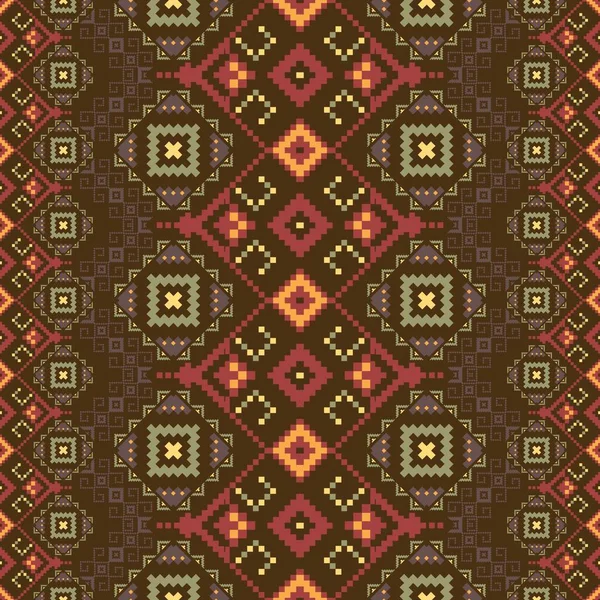
#> input picture the2/yigit_works/THE2_Images/a1.png, 600 x 600 px; its folder holds only this picture in this run
$ python the2.py   (older library calls are emulated)
#> lines starting #> are read from the running program, lines starting #| are printed output that depends on the picture
# CENG 466 THE2
# Mert Uludoğan 2380996
# Yiğitcan Özcan 2521847

import numpy as np
import cv2
import os
import pywt
from scipy.fftpack import dct, idct
from skimage.metrics import mean_squared_error


### COMMON FUNCTIONS ###
input_folder = 'THE2_Images/'
output_folder = 'THE2_Images/'


def read_image(filename, gray_scale=False):
    # CV2 is just a suggestion you can use other libraries as well
#> called with filename = 'a1.png', gray_scale = True
    if gray_scale:
        img = cv2.imread(input_folder + filename, cv2.IMREAD_GRAYSCALE)
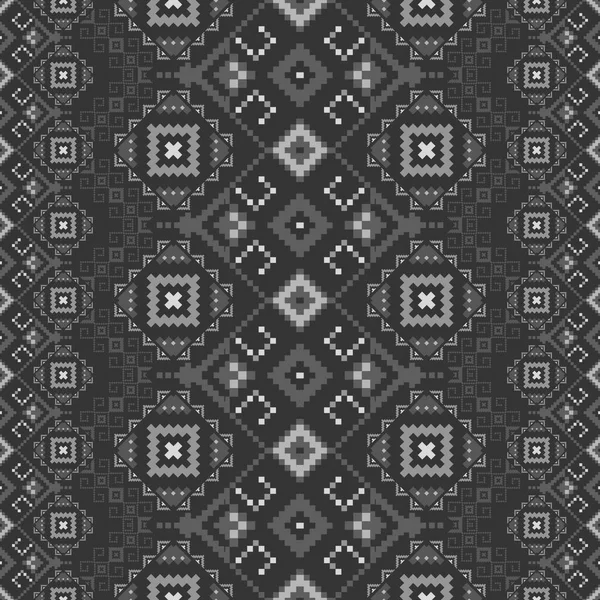
#> img: shape (600, 600); min 26, max 242, mean 76.2
        return img
    img = cv2.imread(input_folder + filename)
    return img


def write_image(img, filename):
    # CV2 is just a suggestion you can use other libraries as well
    if os.path.exists(output_folder) == False:
        os.makedirs(output_folder)
    cv2.imwrite(output_folder + filename, img)

#QUESTION 1
# Load the images
img1 = read_image("a1.png", gray_scale=True)
img2 = read_image("a2.png", gray_scale=True)

# Save grayscale images
write_image(img1, "grayscale_a1.png")
write_image(img2, "grayscale_a2.png",)

# Define custom kernels
roberts_x = np.array([[1, 0], [0, -1]])
roberts_y = np.array([[0, 1], [-1, 0]])

prewitt_x = np.array([[-1, 0, 1], [-1, 0, 1], [-1, 0, 1]])
prewitt_y = np.array([[1, 1, 1], [0, 0, 0], [-1, -1, -1]])

def apply_filters(img, prefix):
    # Sobel
#> called with prefix = 'a1'
    sobel_x = cv2.Sobel(img, cv2.CV_64F, 1, 0, ksize=3)
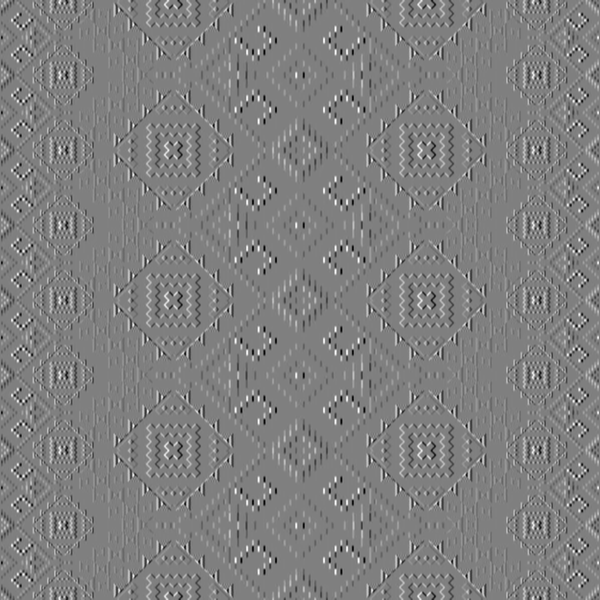
#> sobel_x: shape (600, 600) float64; min -755, max 750, mean 0; drawn with min black and max white
    sobel_y = cv2.Sobel(img, cv2.CV_64F, 0, 1, ksize=3)
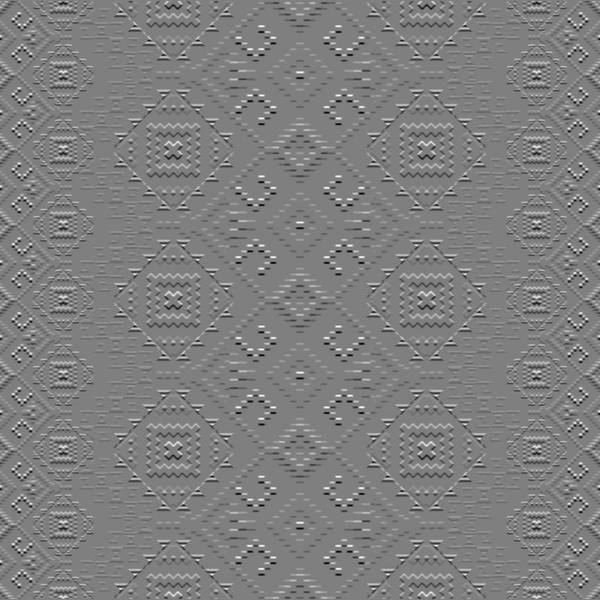
#> sobel_y: shape (600, 600) float64; min -766, max 770, mean 0; drawn with min black and max white
    sobel = cv2.magnitude(sobel_x, sobel_y)
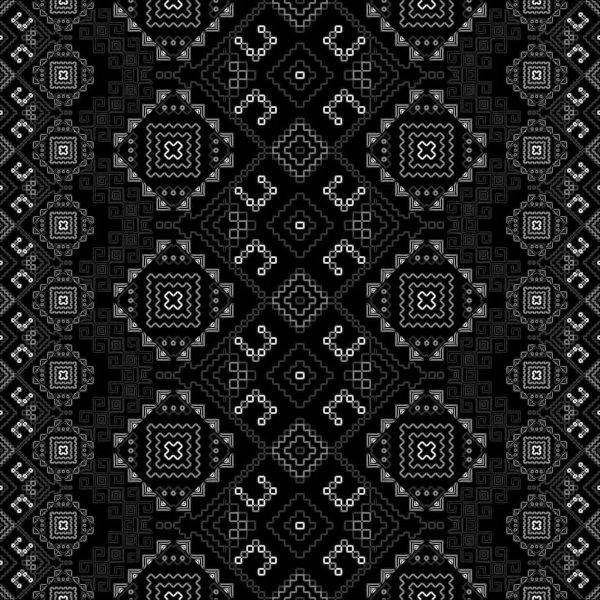
#> sobel: shape (600, 600) float64; min 0, max 773.7, mean 96.5; drawn with min black and max white

    # Roberts
    roberts = cv2.filter2D(img, -1, roberts_x) + cv2.filter2D(img, -1, roberts_y)
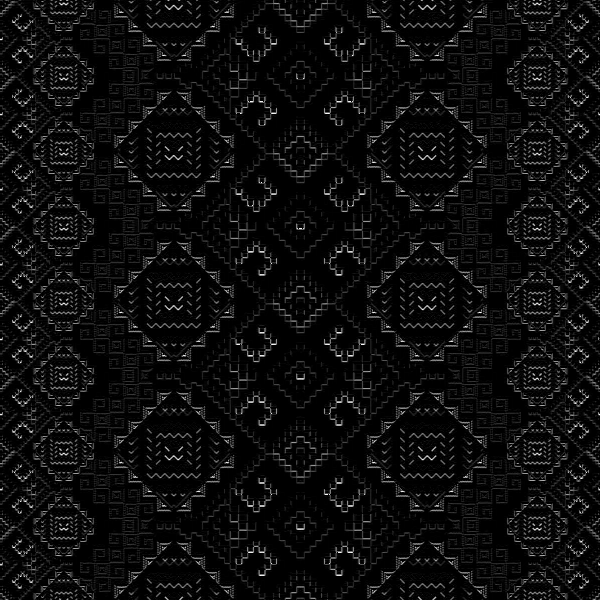
#> roberts: shape (600, 600); min 0, max 255, mean 14.1

    # Prewitt
    prewitt = cv2.filter2D(img, -1, prewitt_x) + cv2.filter2D(img, -1, prewitt_y)
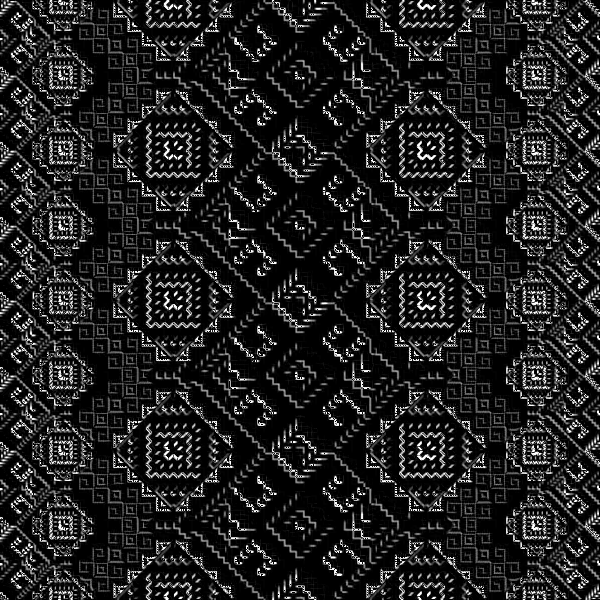
#> prewitt: shape (600, 600); min 0, max 255, mean 34.4

    # Save outputs
    write_image(sobel, f"{prefix}_sobel.png")
#> call 3 of write_image, with filename = 'a1_sobel.png'
#> in write_image (call 3), `cv2.imwrite(output_folder + filename, img)`:
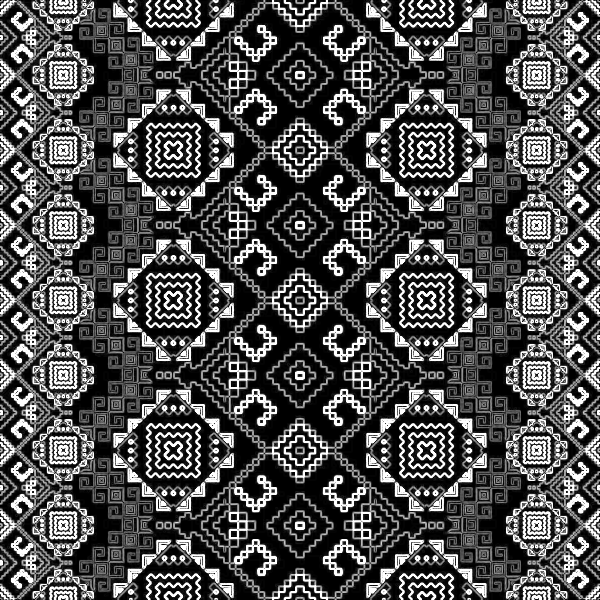
#> saved as a1_sobel.png: shape (600, 600); min 0, max 255, mean 79.2
    write_image(roberts, f"{prefix}_roberts.png")
    write_image(prewitt, f"{prefix}_prewitt.png")

apply_filters(img1, "a1")
apply_filters(img2, "a2")                     #step 1 and step 2 completed.
#> (the run stopped early here; a loop or call above may not have finished)
